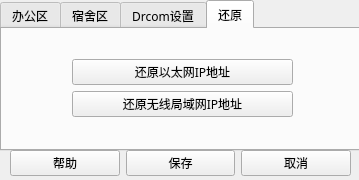
<?xml version="1.0" encoding="UTF-8"?>
<ui version="4.0">
 <class>settingwindow</class>
 <widget class="QDialog" name="settingwindow">
  <property name="geometry">
   <rect>
    <x>0</x>
    <y>0</y>
    <width>359</width>
    <height>180</height>
   </rect>
  </property>
  <property name="font">
   <font>
    <family>微软雅黑 Light</family>
   </font>
  </property>
  <property name="windowTitle">
   <string>Dialog</string>
  </property>
  <widget class="QTabWidget" name="tabWidget">
   <property name="geometry">
    <rect>
     <x>0</x>
     <y>0</y>
     <width>360</width>
     <height>151</height>
    </rect>
   </property>
   <property name="sizePolicy">
    <sizepolicy hsizetype="Maximum" vsizetype="Expanding">
     <horstretch>0</horstretch>
     <verstretch>0</verstretch>
    </sizepolicy>
   </property>
   <property name="contextMenuPolicy">
    <enum>Qt::DefaultContextMenu</enum>
   </property>
   <property name="currentIndex">
    <number>3</number>
   </property>
   <property name="usesScrollButtons">
    <bool>true</bool>
   </property>
   <property name="documentMode">
    <bool>false</bool>
   </property>
   <property name="tabsClosable">
    <bool>false</bool>
   </property>
   <widget class="QWidget" name="nettab">
    <property name="sizePolicy">
     <sizepolicy hsizetype="Expanding" vsizetype="Preferred">
      <horstretch>0</horstretch>
      <verstretch>0</verstretch>
     </sizepolicy>
    </property>
    <property name="autoFillBackground">
     <bool>false</bool>
    </property>
    <attribute name="title">
     <string>办公区</string>
    </attribute>
    <widget class="QWidget" name="layoutWidget">
     <property name="geometry">
      <rect>
       <x>10</x>
       <y>0</y>
       <width>341</width>
       <height>122</height>
      </rect>
     </property>
     <layout class="QHBoxLayout" name="horizontalLayout_2">
      <item>
       <layout class="QVBoxLayout" name="verticalLayout">
        <item>
         <widget class="QLabel" name="label">
          <property name="text">
           <string>ip地址:</string>
          </property>
         </widget>
        </item>
        <item>
         <widget class="QLabel" name="label_2">
          <property name="text">
           <string>子网掩码:</string>
          </property>
         </widget>
        </item>
        <item>
         <widget class="QLabel" name="label_3">
          <property name="text">
           <string>网关:</string>
          </property>
         </widget>
        </item>
        <item>
         <widget class="QLabel" name="label_4">
          <property name="text">
           <string>DNS：</string>
          </property>
         </widget>
        </item>
       </layout>
      </item>
      <item>
       <layout class="QVBoxLayout" name="verticalLayout_3">
        <item>
         <widget class="QLineEdit" name="ipline"/>
        </item>
        <item>
         <widget class="QLineEdit" name="maskline">
          <property name="text">
           <string>255.255.255.0</string>
          </property>
         </widget>
        </item>
        <item>
         <widget class="QLineEdit" name="gateline"/>
        </item>
        <item>
         <widget class="QLineEdit" name="dnsline">
          <property name="text">
           <string>114.114.114.114</string>
          </property>
         </widget>
        </item>
       </layout>
      </item>
     </layout>
    </widget>
   </widget>
   <widget class="QWidget" name="wifitab">
    <attribute name="title">
     <string>宿舍区</string>
    </attribute>
    <widget class="QWidget" name="layoutWidget">
     <property name="geometry">
      <rect>
       <x>10</x>
       <y>0</y>
       <width>341</width>
       <height>122</height>
      </rect>
     </property>
     <layout class="QHBoxLayout" name="horizontalLayout_3">
      <item>
       <layout class="QVBoxLayout" name="verticalLayout_2">
        <item>
         <widget class="QLabel" name="label_5">
          <property name="text">
           <string>ip地址:</string>
          </property>
         </widget>
        </item>
        <item>
         <widget class="QLabel" name="label_6">
          <property name="text">
           <string>子网掩码:</string>
          </property>
         </widget>
        </item>
        <item>
         <widget class="QLabel" name="label_7">
          <property name="text">
           <string>网关:</string>
          </property>
         </widget>
        </item>
        <item>
         <widget class="QLabel" name="label_8">
          <property name="text">
           <string>DNS：</string>
          </property>
         </widget>
        </item>
       </layout>
      </item>
      <item>
       <layout class="QVBoxLayout" name="verticalLayout_4">
        <item>
         <widget class="QLineEdit" name="Wipline"/>
        </item>
        <item>
         <widget class="QLineEdit" name="Wmaskline">
          <property name="text">
           <string>255.255.255.0</string>
          </property>
         </widget>
        </item>
        <item>
         <widget class="QLineEdit" name="Wgateline"/>
        </item>
        <item>
         <widget class="QLineEdit" name="Wdnsline">
          <property name="text">
           <string>114.114.114.114</string>
          </property>
         </widget>
        </item>
       </layout>
      </item>
     </layout>
    </widget>
   </widget>
   <widget class="QWidget" name="Drcomtab">
    <attribute name="title">
     <string>Drcom设置</string>
    </attribute>
    <widget class="QWidget" name="layoutWidget">
     <property name="geometry">
      <rect>
       <x>11</x>
       <y>12</y>
       <width>331</width>
       <height>81</height>
      </rect>
     </property>
     <layout class="QVBoxLayout" name="verticalLayout_5">
      <item>
       <widget class="QLabel" name="label_9">
        <property name="text">
         <string>请选择Drcom的位置;</string>
        </property>
       </widget>
      </item>
      <item>
       <layout class="QHBoxLayout" name="horizontalLayout_4">
        <item>
         <widget class="QLineEdit" name="DrcomEdit"/>
        </item>
        <item>
         <widget class="QPushButton" name="pushButton">
          <property name="text">
           <string>浏览</string>
          </property>
         </widget>
        </item>
       </layout>
      </item>
      <item>
       <widget class="QCheckBox" name="checkBox">
        <property name="text">
         <string>修改IP后启动Drcom</string>
        </property>
       </widget>
      </item>
     </layout>
    </widget>
   </widget>
   <widget class="QWidget" name="return_tab">
    <attribute name="title">
     <string>还原</string>
    </attribute>
    <widget class="QWidget" name="layoutWidget">
     <property name="geometry">
      <rect>
       <x>70</x>
       <y>30</y>
       <width>221</width>
       <height>58</height>
      </rect>
     </property>
     <layout class="QVBoxLayout" name="verticalLayout_6">
      <item>
       <widget class="QPushButton" name="return_button">
        <property name="text">
         <string>还原以太网IP地址</string>
        </property>
       </widget>
      </item>
      <item>
       <widget class="QPushButton" name="return_button_w">
        <property name="text">
         <string>还原无线局域网IP地址</string>
        </property>
       </widget>
      </item>
     </layout>
    </widget>
   </widget>
  </widget>
  <widget class="QWidget" name="layoutWidget">
   <property name="geometry">
    <rect>
     <x>10</x>
     <y>150</y>
     <width>341</width>
     <height>27</height>
    </rect>
   </property>
   <layout class="QHBoxLayout" name="horizontalLayout">
    <item>
     <widget class="QPushButton" name="helpbutton">
      <property name="enabled">
       <bool>true</bool>
      </property>
      <property name="text">
       <string>帮助</string>
      </property>
      <property name="checkable">
       <bool>false</bool>
      </property>
      <property name="autoDefault">
       <bool>false</bool>
      </property>
      <property name="default">
       <bool>false</bool>
      </property>
      <property name="flat">
       <bool>false</bool>
      </property>
     </widget>
    </item>
    <item>
     <widget class="QPushButton" name="savebutton">
      <property name="text">
       <string>保存</string>
      </property>
     </widget>
    </item>
    <item>
     <widget class="QPushButton" name="cancelbutton">
      <property name="text">
       <string>取消</string>
      </property>
     </widget>
    </item>
   </layout>
  </widget>
 </widget>
 <resources/>
 <connections/>
</ui>
